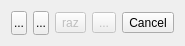
<?xml version="1.0" encoding="UTF-8"?>
<ui version="4.0">
 <class>GraphicalRenderSurfaceWindowDlg</class>
 <widget class="QDialog" name="GraphicalRenderSurfaceWindowDlg">
  <property name="geometry">
   <rect>
    <x>0</x>
    <y>0</y>
    <width>134</width>
    <height>37</height>
   </rect>
  </property>
  <property name="sizePolicy">
   <sizepolicy hsizetype="Fixed" vsizetype="Fixed">
    <horstretch>0</horstretch>
    <verstretch>0</verstretch>
   </sizepolicy>
  </property>
  <property name="minimumSize">
   <size>
    <width>0</width>
    <height>0</height>
   </size>
  </property>
  <property name="windowTitle">
   <string>Surface</string>
  </property>
  <layout class="QHBoxLayout" name="horizontalLayout">
   <item>
    <widget class="QToolButton" name="exportMeshSurfaceButton">
     <property name="minimumSize">
      <size>
       <width>16</width>
       <height>24</height>
      </size>
     </property>
     <property name="toolTip">
      <string>Export multiple slices by repeating the process along one or several dimensions (+ contour extraction)</string>
     </property>
     <property name="statusTip">
      <string>Export multiple slices by repeating the process along one or several dimensions (+ contour extraction)</string>
     </property>
     <property name="text">
      <string>...</string>
     </property>
     <property name="icon">
      <iconset resource="../MainWindow.qrc">
       <normaloff>:/Resources/images/svg/db/dbMeshSymbol.svg</normaloff>:/Resources/images/svg/db/dbMeshSymbol.svg</iconset>
     </property>
    </widget>
   </item>
   <item>
    <widget class="QToolButton" name="exportPointCloudButton">
     <property name="sizePolicy">
      <sizepolicy hsizetype="Fixed" vsizetype="Fixed">
       <horstretch>0</horstretch>
       <verstretch>0</verstretch>
      </sizepolicy>
     </property>
     <property name="minimumSize">
      <size>
       <width>16</width>
       <height>24</height>
      </size>
     </property>
     <property name="toolTip">
      <string>Export selection as a new cloud</string>
     </property>
     <property name="statusTip">
      <string>Export selection as a new cloud</string>
     </property>
     <property name="text">
      <string>...</string>
     </property>
     <property name="icon">
      <iconset resource="../MainWindow.qrc">
       <normaloff>:/Resources/images/svg/surface/surfaceExportCloud.svg</normaloff>:/Resources/images/svg/surface/surfaceExportCloud.svg</iconset>
     </property>
    </widget>
   </item>
   <item>
    <widget class="QToolButton" name="resetButton">
     <property name="enabled">
      <bool>false</bool>
     </property>
     <property name="sizePolicy">
      <sizepolicy hsizetype="Fixed" vsizetype="Fixed">
       <horstretch>0</horstretch>
       <verstretch>0</verstretch>
      </sizepolicy>
     </property>
     <property name="toolTip">
      <string>reset</string>
     </property>
     <property name="statusTip">
      <string>reset</string>
     </property>
     <property name="text">
      <string>raz</string>
     </property>
     <property name="icon">
      <iconset resource="../MainWindow.qrc">
       <normaloff>:/Resources/images/svg/small/smallReset.svg</normaloff>:/Resources/images/svg/small/smallReset.svg</iconset>
     </property>
    </widget>
   </item>
   <item>
    <widget class="QToolButton" name="restoreToolButton">
     <property name="enabled">
      <bool>false</bool>
     </property>
     <property name="toolTip">
      <string>Restore the last clipping box used with this cloud</string>
     </property>
     <property name="statusTip">
      <string>Restore the last clipping box used with this cloud</string>
     </property>
     <property name="text">
      <string>...</string>
     </property>
     <property name="icon">
      <iconset resource="../MainWindow.qrc">
       <normaloff>:/Resources/images/svg/misc/restore.svg</normaloff>:/Resources/images/svg/misc/restore.svg</iconset>
     </property>
    </widget>
   </item>
   <item>
    <widget class="QToolButton" name="cancelButton">
     <property name="sizePolicy">
      <sizepolicy hsizetype="Fixed" vsizetype="Fixed">
       <horstretch>0</horstretch>
       <verstretch>0</verstretch>
      </sizepolicy>
     </property>
     <property name="toolTip">
      <string>Close</string>
     </property>
     <property name="statusTip">
      <string>Close</string>
     </property>
     <property name="text">
      <string>Cancel</string>
     </property>
     <property name="icon">
      <iconset resource="../MainWindow.qrc">
       <normaloff>:/Resources/images/svg/small/smallCancel.svg</normaloff>:/Resources/images/svg/small/smallCancel.svg</iconset>
     </property>
    </widget>
   </item>
  </layout>
 </widget>
 <resources>
  <include location="../MainWindow.qrc"/>
 </resources>
 <connections/>
</ui>
